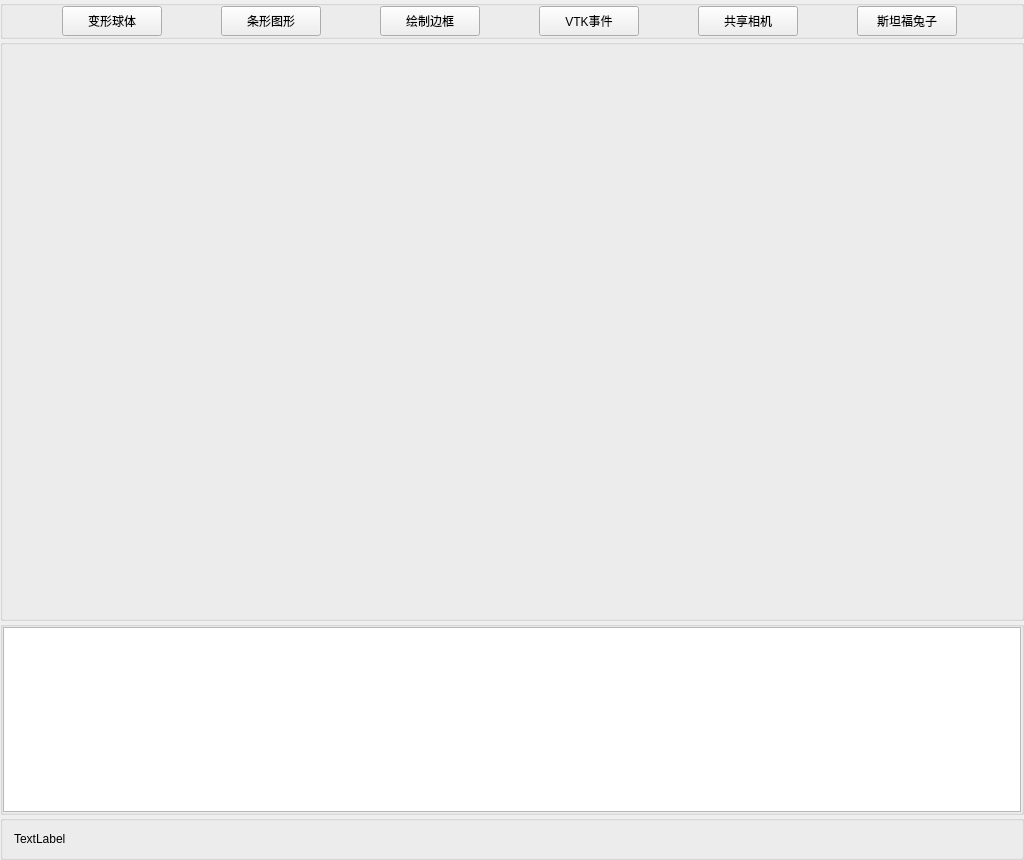
<?xml version="1.0" encoding="UTF-8"?>
<ui version="4.0">
 <class>QtVTKAppClass</class>
 <widget class="QMainWindow" name="QtVTKAppClass">
  <property name="geometry">
   <rect>
    <x>0</x>
    <y>0</y>
    <width>1024</width>
    <height>860</height>
   </rect>
  </property>
  <property name="windowTitle">
   <string>QtVTKApp</string>
  </property>
  <widget class="QWidget" name="centralWidget">
   <layout class="QGridLayout" name="gridLayout" rowstretch="0,3,1,0">
    <property name="leftMargin">
     <number>0</number>
    </property>
    <property name="topMargin">
     <number>0</number>
    </property>
    <property name="rightMargin">
     <number>0</number>
    </property>
    <property name="bottomMargin">
     <number>0</number>
    </property>
    <property name="spacing">
     <number>0</number>
    </property>
    <item row="0" column="0">
     <widget class="QGroupBox" name="TopGroup">
      <property name="title">
       <string/>
      </property>
      <layout class="QGridLayout" name="gridLayout_3">
       <property name="leftMargin">
        <number>0</number>
       </property>
       <property name="topMargin">
        <number>0</number>
       </property>
       <property name="rightMargin">
        <number>0</number>
       </property>
       <property name="bottomMargin">
        <number>0</number>
       </property>
       <property name="spacing">
        <number>0</number>
       </property>
       <item row="0" column="3">
        <widget class="QToolButton" name="toolButton_BorderDraw">
         <property name="minimumSize">
          <size>
           <width>100</width>
           <height>30</height>
          </size>
         </property>
         <property name="maximumSize">
          <size>
           <width>100</width>
           <height>30</height>
          </size>
         </property>
         <property name="text">
          <string>绘制边框</string>
         </property>
        </widget>
       </item>
       <item row="0" column="5">
        <widget class="QToolButton" name="toolButton_ShareCamera">
         <property name="minimumSize">
          <size>
           <width>100</width>
           <height>30</height>
          </size>
         </property>
         <property name="maximumSize">
          <size>
           <width>100</width>
           <height>30</height>
          </size>
         </property>
         <property name="text">
          <string>共享相机</string>
         </property>
        </widget>
       </item>
       <item row="0" column="4">
        <widget class="QToolButton" name="toolButton_EventSlot">
         <property name="minimumSize">
          <size>
           <width>100</width>
           <height>30</height>
          </size>
         </property>
         <property name="maximumSize">
          <size>
           <width>100</width>
           <height>30</height>
          </size>
         </property>
         <property name="text">
          <string>VTK事件</string>
         </property>
        </widget>
       </item>
       <item row="0" column="2">
        <widget class="QToolButton" name="toolButton_BarChart">
         <property name="minimumSize">
          <size>
           <width>100</width>
           <height>30</height>
          </size>
         </property>
         <property name="maximumSize">
          <size>
           <width>100</width>
           <height>30</height>
          </size>
         </property>
         <property name="text">
          <string>条形图形</string>
         </property>
        </widget>
       </item>
       <item row="0" column="1">
        <widget class="QToolButton" name="toolButton_DeformSphere">
         <property name="minimumSize">
          <size>
           <width>100</width>
           <height>30</height>
          </size>
         </property>
         <property name="maximumSize">
          <size>
           <width>100</width>
           <height>30</height>
          </size>
         </property>
         <property name="text">
          <string>变形球体</string>
         </property>
        </widget>
       </item>
       <item row="0" column="6">
        <widget class="QToolButton" name="toolButton_StanfordBunny">
         <property name="minimumSize">
          <size>
           <width>100</width>
           <height>30</height>
          </size>
         </property>
         <property name="maximumSize">
          <size>
           <width>100</width>
           <height>30</height>
          </size>
         </property>
         <property name="text">
          <string>斯坦福兔子</string>
         </property>
        </widget>
       </item>
      </layout>
     </widget>
    </item>
    <item row="1" column="0">
     <widget class="QGroupBox" name="CenterGroup">
      <property name="title">
       <string/>
      </property>
      <layout class="QGridLayout" name="gridLayout_4">
       <item row="0" column="0">
        <layout class="QGridLayout" name="gridLayoutCenter">
         <property name="spacing">
          <number>0</number>
         </property>
        </layout>
       </item>
      </layout>
     </widget>
    </item>
    <item row="2" column="0">
     <widget class="QGroupBox" name="groupBox_log">
      <property name="title">
       <string/>
      </property>
      <layout class="QGridLayout" name="gridLayout_5">
       <property name="leftMargin">
        <number>0</number>
       </property>
       <property name="topMargin">
        <number>0</number>
       </property>
       <property name="rightMargin">
        <number>0</number>
       </property>
       <property name="bottomMargin">
        <number>0</number>
       </property>
       <property name="spacing">
        <number>0</number>
       </property>
       <item row="0" column="0">
        <widget class="QTextEdit" name="textEdit_log"/>
       </item>
      </layout>
     </widget>
    </item>
    <item row="3" column="0">
     <widget class="QGroupBox" name="BottomGroup">
      <property name="title">
       <string/>
      </property>
      <layout class="QGridLayout" name="gridLayout_2">
       <item row="0" column="0">
        <widget class="QLabel" name="label_message">
         <property name="text">
          <string>TextLabel</string>
         </property>
        </widget>
       </item>
      </layout>
     </widget>
    </item>
   </layout>
  </widget>
 </widget>
 <layoutdefault spacing="6" margin="11"/>
 <resources>
  <include location="QtVTKApp.qrc"/>
 </resources>
 <connections/>
</ui>
